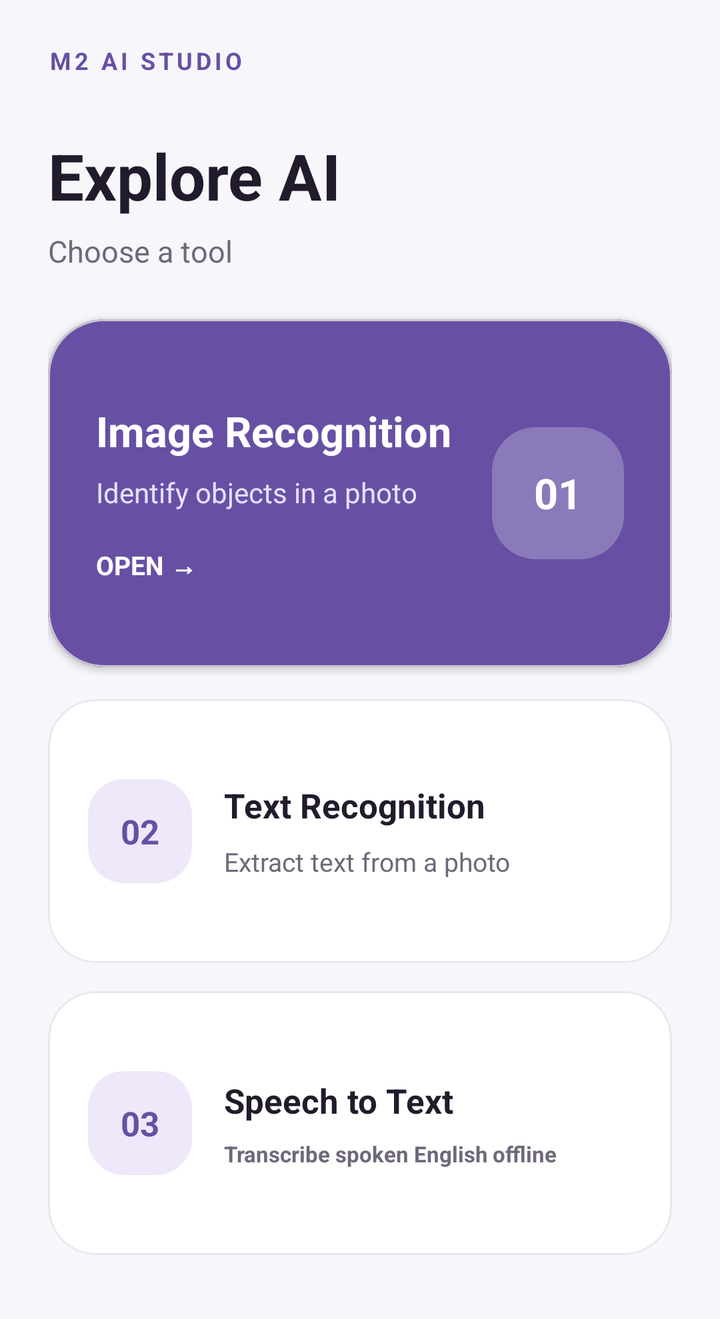
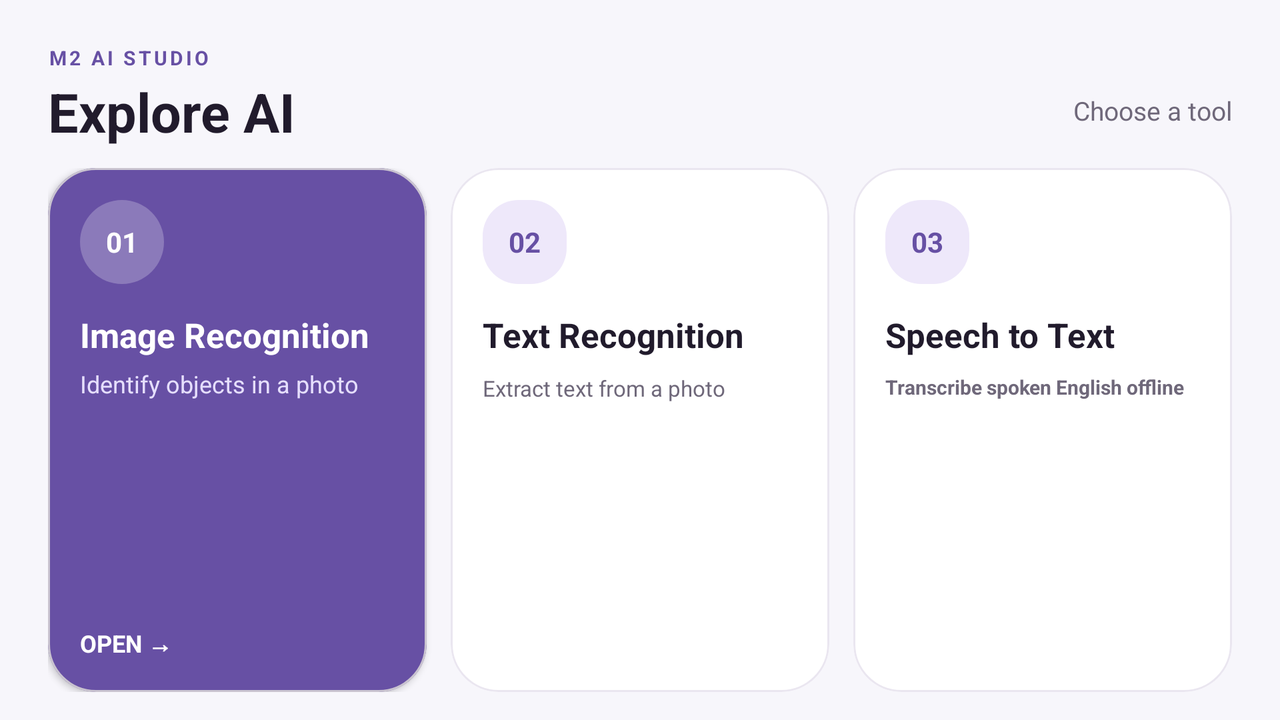

An Android layout and its configuration variant, each rendered on a device that would load it. The default file and the variant file are quoted in full after the pictures.
<!-- AndroidManifest.xml: application theme Theme.M2AIDemo -->
<!-- res/layout/activity_home.xml -->
<?xml version="1.0" encoding="utf-8"?>
<ScrollView xmlns:android="http://schemas.android.com/apk/res/android"
    xmlns:app="http://schemas.android.com/apk/res-auto"
    android:id="@+id/home_root"
    android:layout_width="match_parent"
    android:layout_height="match_parent"
    android:background="@color/page_background"
    android:fillViewport="true">

    <LinearLayout
        android:layout_width="match_parent"
        android:layout_height="wrap_content"
        android:orientation="vertical"
        android:paddingStart="24dp"
        android:paddingTop="22dp"
        android:paddingEnd="24dp"
        android:paddingBottom="32dp">

        <TextView
            android:layout_width="wrap_content"
            android:layout_height="wrap_content"
            android:letterSpacing="0.14"
            android:text="@string/brand"
            android:textColor="@color/brand"
            android:textSize="12sp"
            android:textStyle="bold" />

        <TextView
            android:layout_width="match_parent"
            android:layout_height="wrap_content"
            android:layout_marginTop="28dp"
            android:text="@string/home_title"
            android:textColor="@color/text_primary"
            android:textSize="32sp"
            android:textStyle="bold" />

        <TextView
            android:layout_width="match_parent"
            android:layout_height="wrap_content"
            android:layout_marginTop="6dp"
            android:layout_marginBottom="24dp"
            android:text="@string/home_subtitle"
            android:textColor="@color/text_secondary"
            android:textSize="15sp" />

        <com.google.android.material.card.MaterialCardView
            android:id="@+id/image_recognition_card"
            android:layout_width="match_parent"
            android:layout_height="174dp"
            android:clickable="true"
            android:focusable="true"
            app:cardBackgroundColor="@color/brand"
            app:cardCornerRadius="28dp"
            app:cardElevation="2dp">

            <LinearLayout
                android:layout_width="match_parent"
                android:layout_height="match_parent"
                android:gravity="center_vertical"
                android:orientation="horizontal"
                android:padding="24dp">

                <LinearLayout
                    android:layout_width="0dp"
                    android:layout_height="wrap_content"
                    android:layout_weight="1"
                    android:orientation="vertical">

                    <TextView
                        android:layout_width="wrap_content"
                        android:layout_height="wrap_content"
                        android:text="@string/image_recognition_title"
                        android:textColor="@color/white"
                        android:textSize="21sp"
                        android:textStyle="bold" />

                    <TextView
                        android:layout_width="wrap_content"
                        android:layout_height="wrap_content"
                        android:layout_marginTop="7dp"
                        android:text="@string/image_recognition_description"
                        android:textColor="#E6DFFF"
                        android:textSize="14sp" />

                    <TextView
                        android:layout_width="wrap_content"
                        android:layout_height="wrap_content"
                        android:layout_marginTop="18dp"
                        android:text="@string/open_feature"
                        android:textColor="@color/white"
                        android:textSize="13sp"
                        android:textStyle="bold" />
                </LinearLayout>

                <TextView
                    android:layout_width="66dp"
                    android:layout_height="66dp"
                    android:background="@drawable/home_icon_backdrop"
                    android:gravity="center"
                    android:text="01"
                    android:textColor="@color/white"
                    android:textSize="21sp"
                    android:textStyle="bold" />
            </LinearLayout>
        </com.google.android.material.card.MaterialCardView>

        <com.google.android.material.card.MaterialCardView
            android:id="@+id/text_recognition_card"
            android:layout_width="match_parent"
            android:layout_height="132dp"
            android:layout_marginTop="16dp"
            android:clickable="true"
            android:focusable="true"
            app:cardBackgroundColor="@color/white"
            app:cardCornerRadius="24dp"
            app:cardElevation="0dp"
            app:strokeColor="@color/card_stroke"
            app:strokeWidth="1dp">

            <LinearLayout
                android:layout_width="match_parent"
                android:layout_height="match_parent"
                android:gravity="center_vertical"
                android:orientation="horizontal"
                android:padding="20dp">

                <TextView
                    android:layout_width="52dp"
                    android:layout_height="52dp"
                    android:background="@drawable/home_icon_backdrop_light"
                    android:gravity="center"
                    android:text="02"
                    android:textColor="@color/brand"
                    android:textSize="17sp"
                    android:textStyle="bold" />

                <LinearLayout
                    android:layout_width="0dp"
                    android:layout_height="wrap_content"
                    android:layout_marginStart="16dp"
                    android:layout_weight="1"
                    android:orientation="vertical">

                    <TextView
                        android:layout_width="wrap_content"
                        android:layout_height="wrap_content"
                        android:text="@string/text_recognition_title"
                        android:textColor="@color/text_primary"
                        android:textSize="17sp"
                        android:textStyle="bold" />

                    <TextView
                        android:layout_width="wrap_content"
                        android:layout_height="wrap_content"
                        android:layout_marginTop="8dp"
                        android:text="@string/text_recognition_description"
                        android:textColor="@color/text_secondary"
                        android:textSize="13sp" />
                </LinearLayout>
            </LinearLayout>
        </com.google.android.material.card.MaterialCardView>

        <com.google.android.material.card.MaterialCardView
            android:id="@+id/speech_recognition_card"
            android:layout_width="match_parent"
            android:layout_height="132dp"
            android:layout_marginTop="14dp"
            android:clickable="true"
            android:focusable="true"
            app:cardBackgroundColor="@color/white"
            app:cardCornerRadius="24dp"
            app:cardElevation="0dp"
            app:strokeColor="@color/card_stroke"
            app:strokeWidth="1dp">

            <LinearLayout
                android:layout_width="match_parent"
                android:layout_height="match_parent"
                android:gravity="center_vertical"
                android:orientation="horizontal"
                android:padding="20dp">

                <TextView
                    android:layout_width="52dp"
                    android:layout_height="52dp"
                    android:background="@drawable/home_icon_backdrop_light"
                    android:gravity="center"
                    android:text="03"
                    android:textColor="@color/brand"
                    android:textSize="17sp"
                    android:textStyle="bold" />

                <LinearLayout
                    android:layout_width="0dp"
                    android:layout_height="wrap_content"
                    android:layout_marginStart="16dp"
                    android:layout_weight="1"
                    android:orientation="vertical">

                    <TextView
                        android:layout_width="wrap_content"
                        android:layout_height="wrap_content"
                        android:text="@string/speech_to_text_title"
                        android:textColor="@color/text_primary"
                        android:textSize="17sp"
                        android:textStyle="bold" />

                    <TextView
                        android:layout_width="wrap_content"
                        android:layout_height="wrap_content"
                        android:layout_marginTop="8dp"
                        android:text="@string/speech_to_text_description"
                        android:textColor="@color/text_secondary"
                        android:textSize="11sp"
                        android:textStyle="bold" />
                </LinearLayout>
            </LinearLayout>
        </com.google.android.material.card.MaterialCardView>
    </LinearLayout>
</ScrollView>
<!-- resources referenced by this layout -->
<resources>
  <color name="brand">#6750A4</color>
  <color name="card_stroke">#EAE6F0</color>
  <color name="page_background">#F7F6FB</color>
  <color name="text_primary">#211B2C</color>
  <color name="text_secondary">#6F687A</color>
  <color name="white">#FFFFFFFF</color>
  <!-- drawable home_icon_backdrop (drawable) -->
  <shape xmlns:android="http://schemas.android.com/apk/res/android"
      android:shape="rectangle">
      <solid android:color="#3DFFFFFF" />
      <corners android:radius="22dp" />
  </shape>
  <!-- drawable home_icon_backdrop_light (drawable) -->
  <shape xmlns:android="http://schemas.android.com/apk/res/android"
      android:shape="rectangle">
      <solid android:color="#EEE8FA" />
      <corners android:radius="18dp" />
  </shape>
  <string name="brand">M2 AI STUDIO</string>
  <string name="home_subtitle">Choose a tool</string>
  <string name="home_title">Explore AI</string>
  <string name="image_recognition_description">Identify objects in a photo</string>
  <string name="image_recognition_title">Image Recognition</string>
  <string name="open_feature">OPEN  →</string>
  <string name="speech_to_text_description">Transcribe spoken English offline</string>
  <string name="speech_to_text_title">Speech to Text</string>
  <string name="text_recognition_description">Extract text from a photo</string>
  <string name="text_recognition_title">Text Recognition</string>
  <style name="Theme.M2AIDemo" parent="Base.Theme.M2AIDemo" />
  <style name="Base.Theme.M2AIDemo" parent="Theme.Material3.DayNight.NoActionBar">
          
          
      </style>
</resources>
<!-- res/layout-land/activity_home.xml (the repository's variant of the layout above) -->
<!-- drawn on the phone turned sideways -->
<?xml version="1.0" encoding="utf-8"?>
<LinearLayout xmlns:android="http://schemas.android.com/apk/res/android"
    xmlns:app="http://schemas.android.com/apk/res-auto"
    android:id="@+id/home_root"
    android:layout_width="match_parent"
    android:layout_height="match_parent"
    android:background="@color/page_background"
    android:orientation="vertical">

    <LinearLayout
        android:layout_width="match_parent"
        android:layout_height="match_parent"
        android:orientation="vertical"
        android:paddingStart="24dp"
        android:paddingTop="12dp"
        android:paddingEnd="24dp"
        android:paddingBottom="14dp">

        <LinearLayout
            android:layout_width="match_parent"
            android:layout_height="72dp"
            android:gravity="center_vertical"
            android:orientation="horizontal">

            <LinearLayout
                android:layout_width="0dp"
                android:layout_height="wrap_content"
                android:layout_weight="1"
                android:orientation="vertical">

                <TextView
                    android:layout_width="wrap_content"
                    android:layout_height="wrap_content"
                    android:letterSpacing="0.14"
                    android:text="@string/brand"
                    android:textColor="@color/brand"
                    android:textSize="10sp"
                    android:textStyle="bold" />

                <TextView
                    android:layout_width="wrap_content"
                    android:layout_height="wrap_content"
                    android:layout_marginTop="2dp"
                    android:text="@string/home_title"
                    android:textColor="@color/text_primary"
                    android:textSize="27sp"
                    android:textStyle="bold" />
            </LinearLayout>

            <TextView
                android:layout_width="wrap_content"
                android:layout_height="wrap_content"
                android:layout_gravity="bottom"
                android:layout_marginBottom="10dp"
                android:text="@string/home_subtitle"
                android:textColor="@color/text_secondary"
                android:textSize="13sp" />
        </LinearLayout>

        <LinearLayout
            android:layout_width="match_parent"
            android:layout_height="0dp"
            android:layout_weight="1"
            android:orientation="horizontal">

            <com.google.android.material.card.MaterialCardView
                android:id="@+id/image_recognition_card"
                android:layout_width="0dp"
                android:layout_height="match_parent"
                android:layout_marginEnd="8dp"
                android:layout_weight="1"
                android:clickable="true"
                android:focusable="true"
                app:cardBackgroundColor="@color/brand"
                app:cardCornerRadius="24dp"
                app:cardElevation="2dp">

                <LinearLayout
                    android:layout_width="match_parent"
                    android:layout_height="match_parent"
                    android:orientation="vertical"
                    android:padding="16dp">

                    <TextView
                        android:layout_width="42dp"
                        android:layout_height="42dp"
                        android:background="@drawable/home_icon_backdrop"
                        android:gravity="center"
                        android:text="01"
                        android:textColor="@color/white"
                        android:textSize="14sp"
                        android:textStyle="bold" />

                    <TextView
                        android:layout_width="match_parent"
                        android:layout_height="wrap_content"
                        android:layout_marginTop="14dp"
                        android:text="@string/image_recognition_title"
                        android:textColor="@color/white"
                        android:textSize="17sp"
                        android:textStyle="bold" />

                    <TextView
                        android:layout_width="match_parent"
                        android:layout_height="wrap_content"
                        android:layout_marginTop="5dp"
                        android:text="@string/image_recognition_description"
                        android:textColor="#E6DFFF"
                        android:textSize="12sp" />

                    <View
                        android:layout_width="match_parent"
                        android:layout_height="0dp"
                        android:layout_weight="1" />

                    <TextView
                        android:layout_width="wrap_content"
                        android:layout_height="wrap_content"
                        android:text="@string/open_feature"
                        android:textColor="@color/white"
                        android:textSize="12sp"
                        android:textStyle="bold" />
                </LinearLayout>
            </com.google.android.material.card.MaterialCardView>

            <com.google.android.material.card.MaterialCardView
                android:id="@+id/text_recognition_card"
                android:layout_width="0dp"
                android:layout_height="match_parent"
                android:layout_marginStart="4dp"
                android:layout_marginEnd="4dp"
                android:layout_weight="1"
                android:clickable="true"
                android:focusable="true"
                app:cardBackgroundColor="@color/white"
                app:cardCornerRadius="24dp"
                app:cardElevation="0dp"
                app:strokeColor="@color/card_stroke"
                app:strokeWidth="1dp">

                <LinearLayout
                    android:layout_width="match_parent"
                    android:layout_height="match_parent"
                    android:orientation="vertical"
                    android:padding="16dp">

                    <TextView
                        android:layout_width="42dp"
                        android:layout_height="42dp"
                        android:background="@drawable/home_icon_backdrop_light"
                        android:gravity="center"
                        android:text="02"
                        android:textColor="@color/brand"
                        android:textSize="14sp"
                        android:textStyle="bold" />

                    <TextView
                        android:layout_width="match_parent"
                        android:layout_height="wrap_content"
                        android:layout_marginTop="14dp"
                        android:text="@string/text_recognition_title"
                        android:textColor="@color/text_primary"
                        android:textSize="17sp"
                        android:textStyle="bold" />

                    <TextView
                        android:layout_width="wrap_content"
                        android:layout_height="wrap_content"
                        android:layout_marginTop="8dp"
                        android:text="@string/text_recognition_description"
                        android:textColor="@color/text_secondary"
                        android:textSize="11sp" />
                </LinearLayout>
            </com.google.android.material.card.MaterialCardView>

            <com.google.android.material.card.MaterialCardView
                android:id="@+id/speech_recognition_card"
                android:layout_width="0dp"
                android:layout_height="match_parent"
                android:layout_marginStart="8dp"
                android:layout_weight="1"
                android:clickable="true"
                android:focusable="true"
                app:cardBackgroundColor="@color/white"
                app:cardCornerRadius="24dp"
                app:cardElevation="0dp"
                app:strokeColor="@color/card_stroke"
                app:strokeWidth="1dp">

                <LinearLayout
                    android:layout_width="match_parent"
                    android:layout_height="match_parent"
                    android:orientation="vertical"
                    android:padding="16dp">

                    <TextView
                        android:layout_width="42dp"
                        android:layout_height="42dp"
                        android:background="@drawable/home_icon_backdrop_light"
                        android:gravity="center"
                        android:text="03"
                        android:textColor="@color/brand"
                        android:textSize="14sp"
                        android:textStyle="bold" />

                    <TextView
                        android:layout_width="match_parent"
                        android:layout_height="wrap_content"
                        android:layout_marginTop="14dp"
                        android:text="@string/speech_to_text_title"
                        android:textColor="@color/text_primary"
                        android:textSize="17sp"
                        android:textStyle="bold" />

                    <TextView
                        android:layout_width="wrap_content"
                        android:layout_height="wrap_content"
                        android:layout_marginTop="8dp"
                        android:text="@string/speech_to_text_description"
                        android:textColor="@color/text_secondary"
                        android:textSize="10sp"
                        android:textStyle="bold" />
                </LinearLayout>
            </com.google.android.material.card.MaterialCardView>
        </LinearLayout>
    </LinearLayout>
</LinearLayout>
